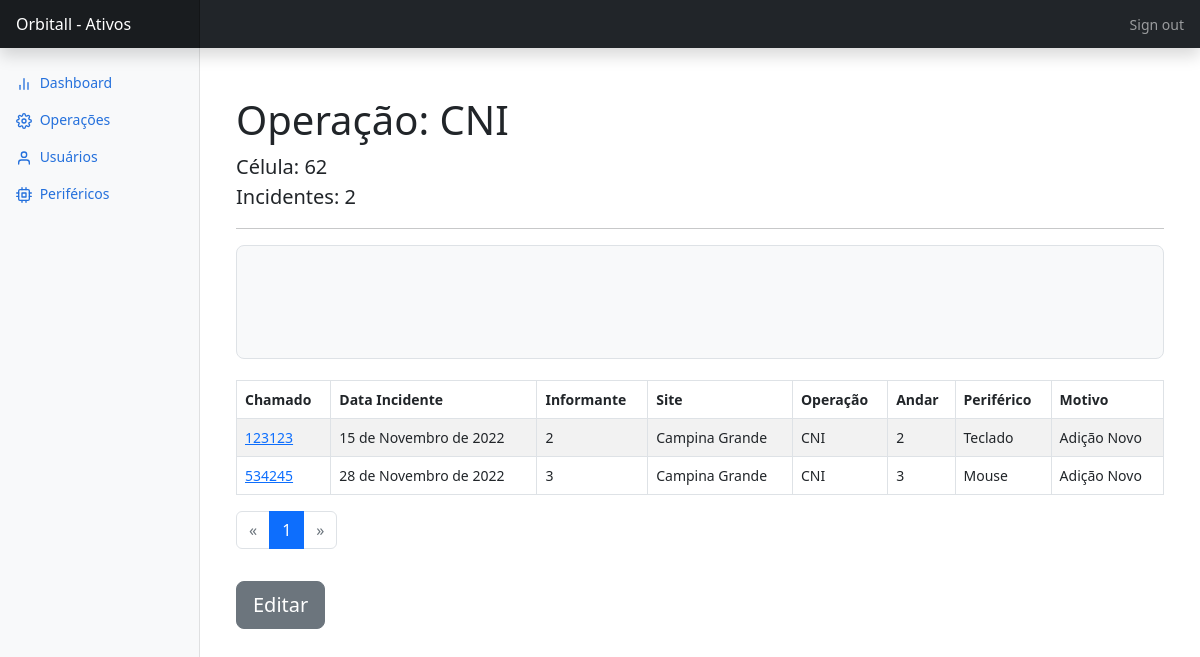
Page /home/operacoes/37 on the earlier database version.
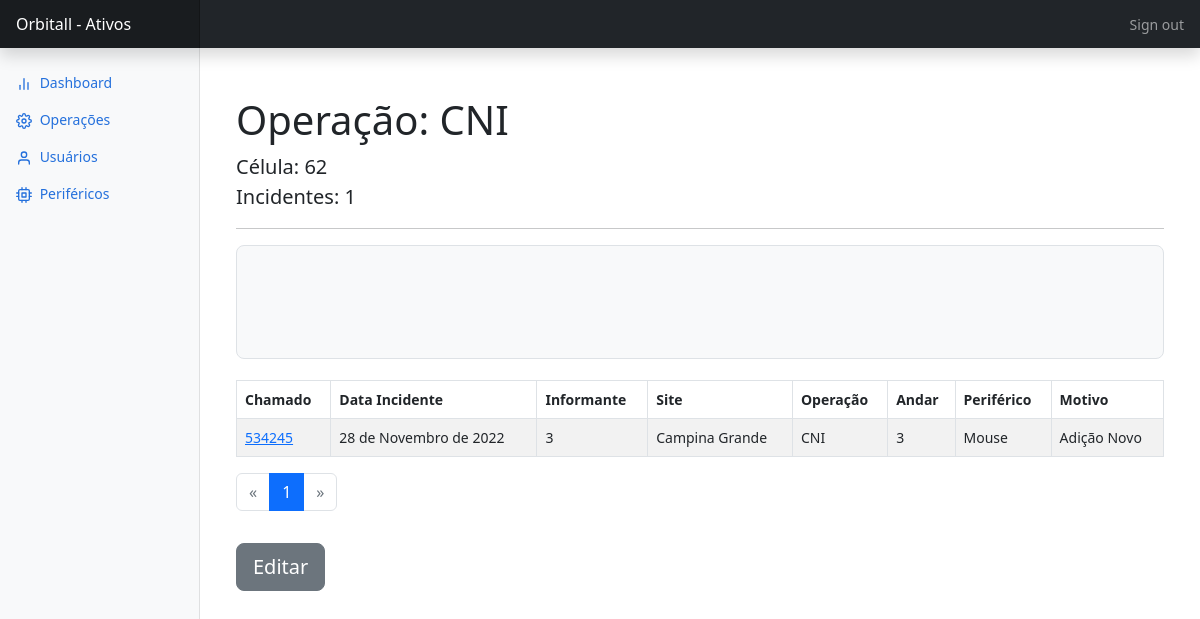
Same page on the later database version.
### cadastroEquipamento/models.py (models this page shows, shortened)
class TblOperacao(models.Model):
    operacao = models.CharField(unique=True, max_length=15)
    celula = models.IntegerField(default=0)
    qtd_solicitacao = models.IntegerField(blank=True, default=0)
    observacao = models.TextField()
    class Meta:
        managed = True
        db_table = 'tbl_operacao'
    def __str__(self):
        return self.operacao

class TblSolicitacao(models.Model):
    MOTIVO_CHOICES = (
        ("extravio","Extravio - Retirada indevida"),
        ("adicao","Adição Novo"),
        ("quebra","Quebra - Por Desgaste"),
        ("quebra_mal_uso","Quebra - Mal Uso"),
        ("troca","Troca")
    )
    chamado = models.CharField(max_length=7, unique=True)
    sla = models.BooleanField(default=False)
    data_incidentes = models.DateField(auto_now_add=True)
    solicitante = models.CharField(max_length=50)
    site = models.CharField(max_length=50)
    operacao = models.ForeignKey("TblOperacao", on_delete=models.PROTECT , related_name="incidentes_ativos")
    andar = models.CharField(max_length=10)
    periferico = models.ForeignKey("TblPeriferico", on_delete=models.PROTECT, related_name="perifericos")
    motivo = models.CharField(max_length=50, choices=MOTIVO_CHOICES, blank=False, null=False)
    observacao = models.TextField(max_length=50)
    pas = models.TextField(max_length=30)
    class Meta:
        managed = True
        db_table = 'tbl_solicitacao'
    def get_absolute_url(self):
        return reverse("incidente_details", kwargs={'chamado': self.chamado})

class TblPeriferico(models.Model):
    tipo = models.CharField(max_length=50)
    qtd_periferico = models.IntegerField(blank=True, default=0)
    class Meta:
        managed = True
        db_table = "tbl_periferico"
    def __str__(self):
        return self.tipo

### cadastroEquipamento/views.py (the view, shortened to what this page needs)
# urls.py: path('operacoes/<int:pk>', views.operacao_details, name="operacao_details"),
def operacao_details(request, pk):
    if request.method == 'GET':
        try:
            operacaoBanco = get_object_or_404(TblOperacao, pk = pk)
            incidentes_operacao = TblSolicitacao.objects.filter(operacao = TblOperacao.objects.get(operacao = operacaoBanco.operacao))
            parametro_page = request.GET.get("page", '1')
            parametro_limite = request.GET.get('limit', '25')
            if not ((parametro_limite.isdigit()) and (int(parametro_limite) > 0)):
                parametro_limite = 25
            solicitacoes_paginator = Paginator(incidentes_operacao, parametro_limite)
            try:
                page = solicitacoes_paginator.page(parametro_page)
            except (EmptyPage, PageNotAnInteger):
                page = solicitacoes_paginator.page(1)
            return render(request, "cadastroEquipamento/html/operacaoDetails.html" , {"operacao" : operacaoBanco, 'solicitacoes' : page})
        except:
            messages.add_message(request, constants.ERROR,"Operação não encontrada.")
            return redirect("/home/operacoes/")

### templates/cadastroEquipamento/html/operacaoDetails.html (shortened to what this page needs)
{% extends "cadastroEquipamento/html/base.html" %}
{% block main %}
    <main class="col-md-9 ms-sm-auto col-lg-10 px-md-4">
      <div class="container">
        <h1 class="mt-5">Operação:  {{operacao.operacao}}</h1>
        <p class="lead">
            Célula: <strong>{{operacao.celula}}</strong> <br>
            Incidentes: <strong>{{operacao.qtd_solicitacao}}</strong> <br>
        </p>
        <hr>
        <div class="h-100 p-5 bg-light border rounded-3">
        </div>
        <br>
        <div class="table-responsive">
          <table class="table table-striped table-bordered table-hover table-condensed">
            <thead>
              <tr>
                <th scope="col">Chamado</th>
                <th scope="col">Data Incidente</th>
                <th scope="col">Informante</th>
                <th scope="col">Site</th>
                <th scope="col">Operação</th>
                <th scope="col">Andar</th>
                <th scope="col">Periférico</th>
                <th scope="col">Motivo</th>
              </tr>
            </thead>
            <tbody id="data">
              {% for row in solicitacoes %}
                <tr>
                  <td><a href="{{ row.get_absolute_url }}"> {{row.chamado}} </a></td>
                  <td>{{row.data_incidentes}}</td>
                  <td>{{row.solicitante}}</td>
                  <td>{{row.site}}</td>
                  <td>{{row.operacao}}</td>
                  <td>{{row.andar}}</td>
                  <td>{{row.periferico}}</td>
                  <td>{{row.motivo}}</td>
                </tr>
              {% endfor %}
            </tbody>
          </table>
          <nav aria-label="Page navigation example">
            <ul class="pagination">
              {% if solicitacoes.has_previous %}
              <li class="page-item">
                <a class="page-link" href="{{incidente.operacao.get_absolute_url}}?page={{solicitacoes.previous_page_number}}" aria-label="Previous">
                  <span aria-hidden="true">&laquo;</span>
                </a>
              </li>
              {% else %}
              <li class="page-item disabled ">
                <a class="page-link" href="#" aria-label="Previous" >
                  <span aria-hidden="true">&laquo;</span>
                </a>
              </li>
              {% endif %}
              {% for num in solicitacoes.paginator.page_range %}
                {% if solicitacoes.number == num %}
                  <li class="page-item active"><a class="page-link" href="{{incidente.operacao.get_absolute_url}}?page={{num}}">{{num}}</a></li>
                {% else %}
                  <li class="page-item"><a class="page-link" href="{{incidente.operacao.get_absolute_url}}?page={{num}}">{{num}}</a></li>
                {% endif %}
              {% endfor %}
              {% if solicitacoes.has_next %}
              <li class="page-item">
                <a class="page-link" href="{{incidente.operacao.get_absolute_url}}?page={{solicitacoes.next_page_number}}" aria-label="Next">
                  <span aria-hidden="true">&raquo;</span>
                </a>
              </li>
              {% else %}
              <li class="page-item disabled">
                <a class="page-link" href="#" aria-label="Next">
                  <span aria-hidden="true">&raquo;</span>
                </a>
              </li>
              {% endif %}
            </ul>
          </nav>
        </div>
        <div id="container_btns">
          <button type='button' class='btn btn-secondary btn-lg my-3' data-bs-toggle="modal" data-bs-target="#modalSheet"> <a class="tirar_decoration" href="#">Editar</a></button>
        </div>
    </main>
  </div>
</div>
{% endblock main %}

Differences in the rows shown:
no longer on this page (row edited): TblSolicitacao: chamado "123123", data_incidentes "15 de Novembro de 2022", solicitante "2", site "Campina Grande", operacao "CNI", andar "2", periferico "Teclado", motivo "Adição Novo"
changed TblOperacao "CNI": qtd_solicitacao "2" → "1"
